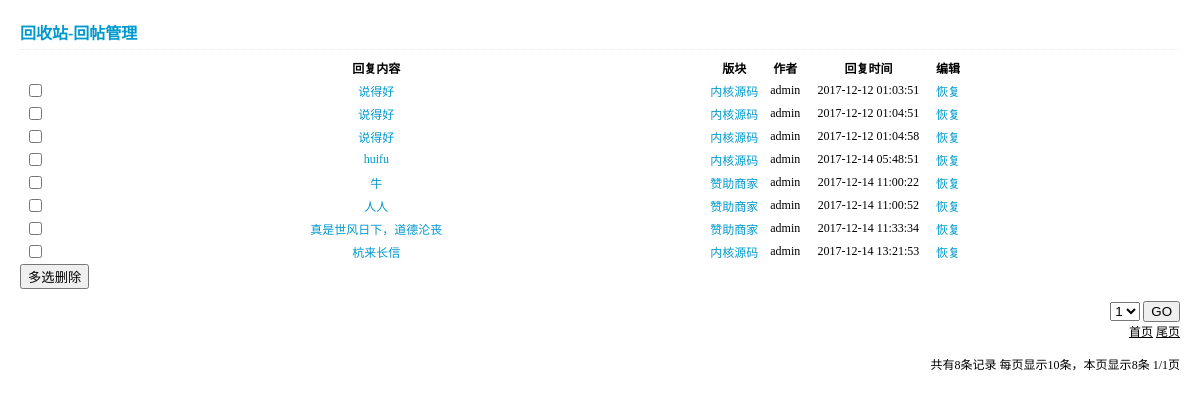
Screenshot of /adminDelReply.php?page=1 with the database file from the repository.
### tables this page shows
CREATE TABLE IF NOT EXISTS `bbs_details` (
  `id` int(10) NOT NULL AUTO_INCREMENT,
  `first` tinyint(1) NOT NULL DEFAULT '0' COMMENT '帖子回复（1=帖子，0=回复）',
  `tid` int(10) NOT NULL COMMENT '帖子id',
  `sid` int(10) NOT NULL DEFAULT '0',
  `authorid` int(10) NOT NULL COMMENT '发贴人id',
  `title` varchar(600) NOT NULL COMMENT '帖子标题',
  `content` mediumtext NOT NULL COMMENT '帖子/回帖内容',
  `addtime` int(12) NOT NULL COMMENT '发布时间',
  `addip` int(12) NOT NULL COMMENT '发帖人IP',
  `classid` int(10) NOT NULL COMMENT '板块id',
  `replycount` int(12) NOT NULL DEFAULT '0' COMMENT '帖子的回复数量',
  `hits` int(12) NOT NULL DEFAULT '0' COMMENT '浏览次数',
  `istop` tinyint(2) NOT NULL DEFAULT '0' COMMENT '是否为置顶帖（1=是，0=否）',
  `elite` tinyint(2) NOT NULL DEFAULT '0' COMMENT '是否为精华帖（1=是，0=否）',
  `ishot` tinyint(2) NOT NULL DEFAULT '0' COMMENT '是否为热门贴（1=是，0=否）',
  `rate` smallint(3) NOT NULL DEFAULT '0' COMMENT '帖子售价（积分）',
  `attachment` smallint(3) DEFAULT NULL COMMENT '帖子附件',
  `isdel` int(2) DEFAULT '0' COMMENT '是否放入回收站（1=是，0=否）',
  `style` char(10) DEFAULT NULL COMMENT '帖子标题颜色（css样式）',
  `isdisplay` int(2) NOT NULL DEFAULT '0' COMMENT '是否屏蔽回复内容（1=是，0=否）',
  PRIMARY KEY (`id`)
);

CREATE TABLE IF NOT EXISTS `bbs_category` (
  `cid` int(10) NOT NULL AUTO_INCREMENT,
  `classname` varchar(60) NOT NULL COMMENT '版块名称',
  `parentid` int(10) NOT NULL COMMENT '父级ID',
  `classpath` char(20) DEFAULT NULL COMMENT '关系',
  `replycount` int(10) DEFAULT '0' COMMENT '回帖数量',
  `motifcount` int(10) NOT NULL DEFAULT '0' COMMENT '帖子数量',
  `compere` char(10) DEFAULT NULL COMMENT '版主',
  `classpic` varchar(255) NOT NULL DEFAULT 'public/img/classLogo.gif' COMMENT '板块ICON',
  `description` varchar(200) DEFAULT NULL COMMENT '板块描述',
  `orderby` smallint(6) NOT NULL DEFAULT '0' COMMENT '排序',
  `lastpost` varchar(255) DEFAULT NULL COMMENT '最后发表',
  `namestyle` char(10) DEFAULT NULL,
  `ispass` tinyint(2) NOT NULL DEFAULT '1' COMMENT '审核状态',
  PRIMARY KEY (`cid`)
);

CREATE TABLE IF NOT EXISTS `bbs_user` (
  `uid` int(11) NOT NULL AUTO_INCREMENT,
  `username` char(16) NOT NULL COMMENT '账号',
  `password` char(32) NOT NULL COMMENT '密码（md5加密）',
  `email` char(30) NOT NULL COMMENT '邮箱',
  `undertype` tinyint(2) NOT NULL COMMENT '账号类型（1=管理员，0=普通用户）',
  `regtime` int(12) NOT NULL COMMENT '注册时间',
  `lasttime` int(12) NOT NULL COMMENT '最后登录时间',
  `regip` int(12) NOT NULL COMMENT '注册IP',
  `picture` varchar(255) NOT NULL DEFAULT 'public/img/avatarBlank.gif' COMMENT '头像',
  `grade` int(10) DEFAULT '0' COMMENT '积分',
  `problem` varchar(200) DEFAULT '0' COMMENT '查找密码问题',
  `result` varchar(200) DEFAULT NULL COMMENT '答案',
  `realname` char(50) DEFAULT NULL COMMENT '真实姓名',
  `sex` tinyint(4) DEFAULT '2' COMMENT '性别（1=男。2=女）',
  `birthday` varchar(20) DEFAULT NULL COMMENT '生日',
  `place` varchar(50) DEFAULT NULL COMMENT '所在地',
  `qq` char(13) DEFAULT NULL COMMENT 'QQ号码',
  `autograph` varchar(500) DEFAULT NULL COMMENT '个人签名',
  `errortimes` int(11) NOT NULL DEFAULT '0' COMMENT '登录时密码错误的次数',
  `allowlogin` tinyint(2) NOT NULL DEFAULT '0' COMMENT '是否允许登录（0=允许，1=不允许）',
  PRIMARY KEY (`uid`)
);

### adminDelReply.php (called while the page is built, shortened)
<?php
$link = dbConnect('localhost' ,'root' ,'123123' ,'dbOne' , 'utf8');
if (dbSelect($link , 'bbs_details' , '*' , "first = '0'  and isdel = '1'") == false) {
	$motifCount = 0;
} else {
	$motifCount = count(dbSelect($link , 'bbs_details' , '*' , "first = 0 and isdel = 1"));
}
$pageCount = 10;
$pages = ceil($motifCount / $pageCount);
$page =  $_GET['page'];
$pageStart = ($page - 1) * $pageCount;
if (dbSelect($link , 'bbs_details' , 'title' , "first = '0' and isdel = '1'" , null , "$pageStart , $pageCount") == false) {
	$realCount = 0;
} else {
$realCount = count(dbSelect($link , 'bbs_details' , 'title' , "first = '0' and isdel = '1'" , null , "$pageStart , $pageCount"));
}
$replyDel = selectThree($link , '*' , 'bbs_details' , 'bbs_user' , 'bbs_category' , 'authorid' , 'uid' , 'classid' , 'cid' , 'first = 0 and isdel = 1' , null , "$pageStart , $pageCount");
display('adminDelReply.html' , compact('replyDel' , 'page' , 'pages' , 'motifCount' , 'pageCount' , 'realCount'));

### helper/mysql.php (called while the page is built, shortened)
<?php
function dbSelect($link,$table,$fields='*',$where=null,$orderby=null,$limit=null)
{
	$sql = "select $fields from $table";
	$where = parseWhere($where);
	if ($where) {
		$sql .= ' where ' . $where;
	}
	if ($limit) {
		$sql .= ' limit ' . $limit;
	}
	$result = mysqli_query($link,$sql);
	if ($result && mysqli_num_rows($result)) {
		return mysqli_fetch_all($result,MYSQLI_BOTH);
	}
	return false;
}
function parseWhere($where)
{
	if (is_array($where)) {
		return join(' and ',$where);
	} else if (is_string($where)) {
		return $where;
	} else {
		return null;
	}
}
function SelectThree($link , $fields='*' , $t1 , $t2 , $t3 , $id12 , $id2 , $id13 , $id3 , $where=null,$orderby=null,$limit=null)
{
	$sql = "select $fields from ($t1 left join $t2 on $t1.$id12=$t2.$id2) left join $t3 on $t1.$id13=$t3.$id3";
	$where = parseWhere($where);
	if ($where) {
		$sql .= ' where ' . $where;
	}
	if ($limit) {
		$sql .= ' limit ' . $limit;
	}
	$result = mysqli_query($link,$sql);
	if ($result && mysqli_num_rows($result)) {
		return mysqli_fetch_all($result,MYSQLI_BOTH);
	}
	return false;
}

### caches/admin/adminDelReply_html.php (the view, shortened to what this page needs)
<html>
	<head>
		<link rel="stylesheet" type="text/css" href="../../public/css/adminDelReply.css"/>
	</head>
	<body>
		<div class="title">
			回收站-回帖管理
		</div>
		<hr />
		<form action = "adminDelReply.php?page=<?=$page;?>" method = "post">
			<table>
				<tr>
					<th></th>
					<th>回复内容</th>
					<th>版块</th>
					<th>作者</th>
					<th>回复时间</th>
					<th>编辑</th>
				</tr>
				<?php if ($replyDel !== false): ?>
				<?php foreach ($replyDel as $vReply):?>
				<tr>
					<td><input type ="checkbox" name = "id[]" value = "<?=$vReply['id'];?>"/></td>
					<td style = "width:650px;"><a href = "detail.php?id=<?=$vReply['tid'];?>&page=1" target = "_blank"><?=$vReply['content'];?></a></td>
					<td>
						<a href = "list.php?classid=<?=$vReply['classid'];?>&page=1" target = "_blank">
						<?=$vReply['classname'];?></a>
					</td>
					<td><?=$vReply['username'];?></td>
					<td><?php echo date('Y-m-d H:i:s' ,$vReply['addtime']);?></td>
					<td><a href ="adminDelReply.php?id=<?=$vReply['id'];?>&page=<?=$page;?>">恢复</a><td>
				</tr>
				<?php endforeach;?>
				<?php endif; ?>
			</table>
			<button>多选删除</button>
		</form>
		<div class="limit">
			<form action="listLimit.php" method="post">
				<select name="page">
					<?php for ($i = 1; $i <= $pages ;$i++):?>
					<option value="<?=$i;?>"><?=$i;?></option>
					<?php endfor;?>
				</select>
				<button>GO</button>
			</form>
			<a href="adminDelReply.php?page=1">首页</a>
			<a href="adminDelReply.php?page=<?=$pages;?>">尾页</a><br />
			<br />
			共有<?=$motifCount;?>条记录	每页显示<?=$pageCount;?>条，本页显示<?=$realCount;?>条	<?=$page;?>/<?=$pages;?>页
		</div>
	</body>
</html>

### public/css/adminDelReply.css (style rules this page uses)
body { margin:20px; font-size:12px; }
.title { color:#0099CC; font-weight:bolder; font-size:16px; }
hr { height:1px; border:none; border-top:1px dotted #DEEFFB; margin:5px auto 5px; }
table { width:950px; text-align:center; }
table tr { border-bottom:1px dotted #DEEFFB; font-size:12px; }
table tr td a { color:#0099CC; text-decoration:none; }
.limit { width:500px; font-size:12px; float:right; text-align:right; margin-bottom:10px; }
.limit form { margin:0; }
.limit a { color:black; }

### rows the page displays
bbs_details: content "说得好", bbs_category.classname "内核源码", bbs_user.username "admin", addtime "2017-12-12 01:03:51"
bbs_details: content "说得好", bbs_category.classname "内核源码", bbs_user.username "admin", addtime "2017-12-12 01:04:51"
bbs_details: content "说得好", bbs_category.classname "内核源码", bbs_user.username "admin", addtime "2017-12-12 01:04:58"
bbs_details: content "huifu", bbs_category.classname "内核源码", bbs_user.username "admin", addtime "2017-12-14 05:48:51"
bbs_details: content "牛", bbs_category.classname "赞助商家", bbs_user.username "admin", addtime "2017-12-14 11:00:22"
bbs_details: content "人人", bbs_category.classname "赞助商家", bbs_user.username "admin", addtime "2017-12-14 11:00:52"
bbs_details: content "真是世风日下，道德沦丧", bbs_category.classname "赞助商家", bbs_user.username "admin", addtime "2017-12-14 11:33:34"
bbs_details: content "杭来长信", bbs_category.classname "内核源码", bbs_user.username "admin", addtime "2017-12-14 13:21:53"

### other values shown
$motifCount "8"
$pageCount "10"
$realCount "8"
$page "1"
$pages "1"
form field page "1"
